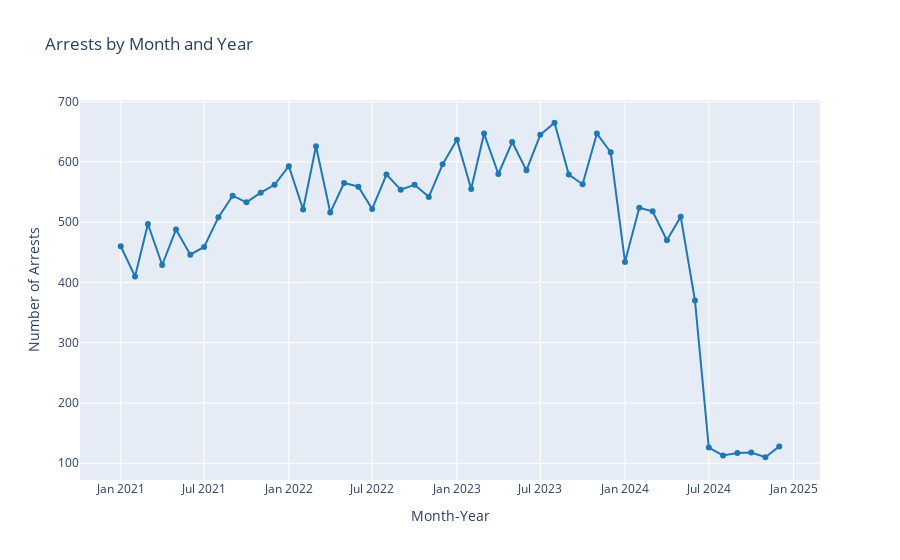

Notebook code cell kept with this figure:
### Code cell
fig = px.line(month_year_counts.sort_values('Month_Year'),
              x='Month_Year',
              y='Count',
              title='Arrests by Month and Year',
              markers=True,
              color_discrete_sequence=['#1f77b4'])
fig.update_layout(xaxis_title='Month-Year', yaxis_title='Number of Arrests')

fig.show()

### Figure 1 — Plotly figure (JSON) as saved in the notebook; plotly's stock layout.template omitted (floating-point values rounded to 4 significant figures)
{"data": [{"hovertemplate": "Month_Year=%{x}<br>Count=%{y}<extra></extra>", "legendgroup": "", "line": {"color": "#1f77b4", "dash": "solid"}, "marker": {"symbol": "circle"}, "mode": "lines+markers", "name": "", "orientation": "v", "showlegend": false, "type": "scatter", "x": ["2021-01", "2021-02", "2021-03", "2021-04", "2021-05", "2021-06", "2021-07", "2021-08", "2021-09", "2021-10", "2021-11", "2021-12", "2022-01", "2022-02", "2022-03", "2022-04", "2022-05", "2022-06", "2022-07", "2022-08", "2022-09", "2022-10", "2022-11", "2022-12", "2023-01", "2023-02", "2023-03", "2023-04", "2023-05", "2023-06", "2023-07", "2023-08", "2023-09", "2023-10", "2023-11", "2023-12", "2024-01", "2024-02", "2024-03", "2024-04", "2024-05", "2024-06", "2024-07", "2024-08", "2024-09", "2024-10", "2024-11", "2024-12"], "xaxis": "x", "y": [460, 410, 497, 429, 488, 446, 459, 508, 544, 533, 549, 562, 593, 521, 626, 516, 565, 559, 522, 579, 554, 562, 542, 596, 637, 555, 647, 580, 633, 586, 645, 665, 579, 563, 647, 616, 434, 524, 518, 470, 509, 370, 126, 113, 117, 118, 110, 128], "yaxis": "y"}], "layout": {"legend": {"tracegroupgap": 0}, "title": {"text": "Arrests by Month and Year"}, "xaxis": {"anchor": "y", "domain": [0, 1], "title": {"text": "Month-Year"}}, "yaxis": {"anchor": "x", "domain": [0, 1], "title": {"text": "Number of Arrests"}}}}
